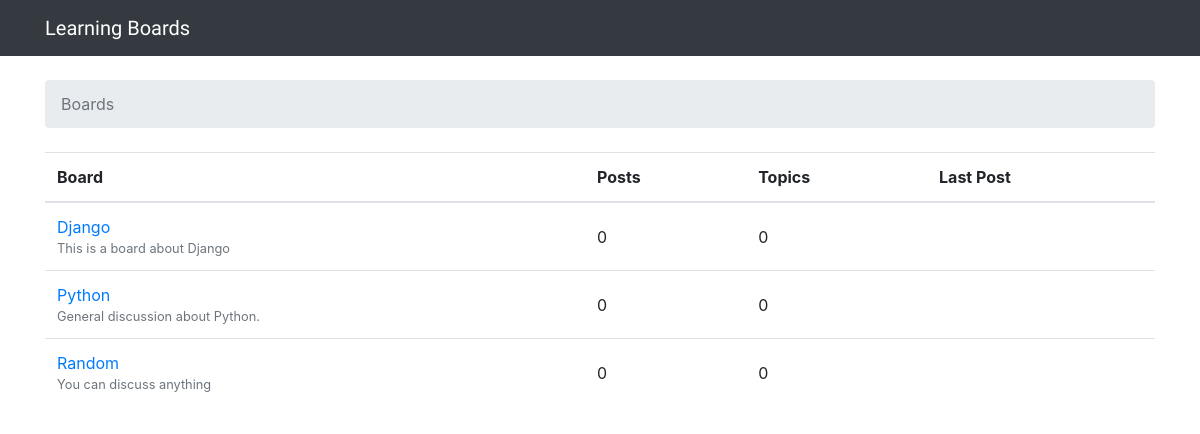
The page / on the database its author committed.
### boards/models.py (models this page shows, shortened)
class Board(models.Model):
    name = models.CharField(max_length=30, unique=True)
    description = models.CharField(max_length=100)

### boards/views.py (the view)
# urls.py: 2. Add a URL to urlpatterns:  path('', views.home, name='home')
def home(request):
    boards = Board.objects.all()
    return render(request, 'home.html', {'boards': boards})

### templates/home.html
    {% extends 'base.html' %}
    {% block breadcrumb %}
        <li class="breadcrumb-item active">Boards</li>
    {% endblock %}
    {% block content %}
        <table class="table">
            <thead class="thead-inverse">
                <tr>
                    <th>Board</th>
                    <th>Posts</th>
                    <th>Topics</th>
                    <th>Last Post</th>
                </tr>
            </thead>
            <tbody>
                {% for board in boards %}
                <tr>
                    <td>
                       <a href="{% url 'board_topics' board.pk %}">{{ board.name}} </a>
                        <small class="text-muted d-block">{{ board.description }}</small>
                    </td>
                    <td class="align-middle">0</td>
                    <td class="align-middle">0</td>
                    <td></td>
                </tr>
                {% endfor %}
            </tbody>
        </table>
        {% endblock %}

### templates/base.html (shortened to what this page needs)
{% load static %}<!DOCTYPE html>
<html>
    <head>
        <link rel="stylesheet" href="{% static 'css/bootstrap.min.css' %}">
        <link rel="stylesheet" href="{% static 'css/app.css' %}">
    </head>
    <body>
        {% block body %}
        <nav class="navbar navbar-expand-lg navbar-dark bg-dark">
            <div class="container">
                <a class="navbar-brand" href="{% url 'home' %}">Learning Boards</a>
            </div>
        </nav>
        <div class="container">
            <ol class="breadcrumb my-4">
                {% block breadcrumb %}
                {% endblock %}
            </ol>
            {% block content %}
            {% endblock %}
        </div>
        {% endblock body %}
    </body>
</html>

### static/css/app.css (style rules this page uses)
.navbar-brand { font-family: Nabla; }

### rows shown on the page
Board: name "Django", description "This is a board about Django"
Board: name "Python", description "General discussion about Python."
Board: name "Random", description "You can discuss anything"
